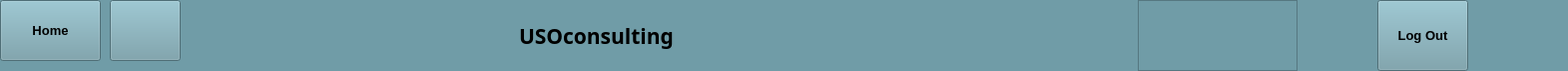
   <widget class="QWidget" name="widget_12" native="true">
    <property name="geometry">
     <rect>
      <x>0</x>
      <y>0</y>
      <width>1571</width>
      <height>71</height>
     </rect>
    </property>
    <property name="font">
     <font>
      <pointsize>13</pointsize>
      <bold>true</bold>
     </font>
    </property>
    <property name="styleSheet">
     <string notr="true">background-color:#709CA7;</string>
    </property>
    <widget class="QLabel" name="label_3">
     <property name="geometry">
      <rect>
       <x>520</x>
       <y>20</y>
       <width>271</width>
       <height>31</height>
      </rect>
     </property>
     <property name="font">
      <font>
       <family>Yu Gothic</family>
       <pointsize>16</pointsize>
       <bold>true</bold>
      </font>
     </property>
     <property name="styleSheet">
      <string notr="true">color:black;
</string>
     </property>
     <property name="text">
      <string>USOconsulting</string>
     </property>
    </widget>
    <widget class="QFrame" name="frame_3">
     <property name="geometry">
      <rect>
       <x>1140</x>
       <y>0</y>
       <width>160</width>
       <height>71</height>
      </rect>
     </property>
     <property name="styleSheet">
      <string notr="true">border-image: url(:/Downloads/uso.jfif);</string>
     </property>
     <property name="frameShape">
      <enum>QFrame::Shape::StyledPanel</enum>
     </property>
     <property name="frameShadow">
      <enum>QFrame::Shadow::Raised</enum>
     </property>
    </widget>
    <widget class="QPushButton" name="pushButton_3">
     <property name="geometry">
      <rect>
       <x>1380</x>
       <y>0</y>
       <width>91</width>
       <height>71</height>
      </rect>
     </property>
     <property name="font">
      <font>
       <pointsize>10</pointsize>
       <bold>true</bold>
      </font>
     </property>
     <property name="styleSheet">
      <string notr="true">color:black;</string>
     </property>
     <property name="text">
      <string>Log Out</string>
     </property>
     <property name="icon">
      <iconset resource="ressources.qrc">
       <normaloff>:/Downloads/log-out (1).svg</normaloff>:/Downloads/log-out (1).svg</iconset>
     </property>
    </widget>
    <widget class="QPushButton" name="pushButton_4">
     <property name="geometry">
      <rect>
       <x>0</x>
       <y>0</y>
       <width>101</width>
       <height>61</height>
      </rect>
     </property>
     <property name="font">
      <font>
       <pointsize>10</pointsize>
       <bold>true</bold>
      </font>
     </property>
     <property name="styleSheet">
      <string notr="true">color:black;
</string>
     </property>
     <property name="text">
      <string>Home</string>
     </property>
     <property name="icon">
      <iconset resource="ressources.qrc">
       <normaloff>:/Downloads/home.svg</normaloff>:/Downloads/home.svg</iconset>
     </property>
    </widget>
    <widget class="QPushButton" name="btnRdvJour">
     <property name="geometry">
      <rect>
       <x>110</x>
       <y>0</y>
       <width>71</width>
       <height>61</height>
      </rect>
     </property>
     <property name="font">
      <font>
       <pointsize>10</pointsize>
       <bold>true</bold>
      </font>
     </property>
     <property name="styleSheet">
      <string notr="true">color:black;
</string>
     </property>
     <property name="text">
      <string/>
     </property>
     <property name="icon">
      <iconset resource="ressources.qrc">
       <normaloff>:/Downloads/bell.svg</normaloff>:/Downloads/bell.svg</iconset>
     </property>
    </widget>
   </widget>
